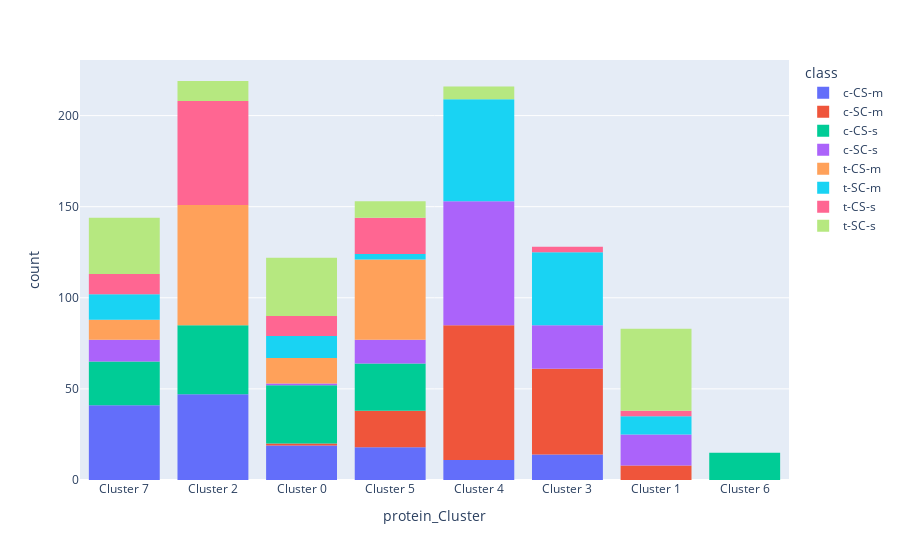

This figure's notebook cell:
### Code cell
px.histogram(dataset, x="protein_Cluster", color="class").show()

### Figure 1 — Plotly figure (JSON) as saved in the notebook; plotly's stock layout.template omitted (floating-point values rounded to 4 significant figures; data arrays with more than 128 entries replaced by an {"elided": "..."} marker saying what was removed)
{"data": [{"alignmentgroup": "True", "bingroup": "x", "hovertemplate": "class=c-CS-m<br>protein_Cluster=%{x}<br>count=%{y}<extra></extra>", "legendgroup": "c-CS-m", "marker": {"color": "#636efa", "pattern": {"shape": ""}}, "name": "c-CS-m", "offsetgroup": "c-CS-m", "orientation": "v", "showlegend": true, "type": "histogram", "x": {"elided": "150 str values"}, "xaxis": "x", "yaxis": "y"}, {"alignmentgroup": "True", "bingroup": "x", "hovertemplate": "class=c-SC-m<br>protein_Cluster=%{x}<br>count=%{y}<extra></extra>", "legendgroup": "c-SC-m", "marker": {"color": "#EF553B", "pattern": {"shape": ""}}, "name": "c-SC-m", "offsetgroup": "c-SC-m", "orientation": "v", "showlegend": true, "type": "histogram", "x": {"elided": "150 str values"}, "xaxis": "x", "yaxis": "y"}, {"alignmentgroup": "True", "bingroup": "x", "hovertemplate": "class=c-CS-s<br>protein_Cluster=%{x}<br>count=%{y}<extra></extra>", "legendgroup": "c-CS-s", "marker": {"color": "#00cc96", "pattern": {"shape": ""}}, "name": "c-CS-s", "offsetgroup": "c-CS-s", "orientation": "v", "showlegend": true, "type": "histogram", "x": {"elided": "135 str values"}, "xaxis": "x", "yaxis": "y"}, {"alignmentgroup": "True", "bingroup": "x", "hovertemplate": "class=c-SC-s<br>protein_Cluster=%{x}<br>count=%{y}<extra></extra>", "legendgroup": "c-SC-s", "marker": {"color": "#ab63fa", "pattern": {"shape": ""}}, "name": "c-SC-s", "offsetgroup": "c-SC-s", "orientation": "v", "showlegend": true, "type": "histogram", "x": {"elided": "135 str values"}, "xaxis": "x", "yaxis": "y"}, {"alignmentgroup": "True", "bingroup": "x", "hovertemplate": "class=t-CS-m<br>protein_Cluster=%{x}<br>count=%{y}<extra></extra>", "legendgroup": "t-CS-m", "marker": {"color": "#FFA15A", "pattern": {"shape": ""}}, "name": "t-CS-m", "offsetgroup": "t-CS-m", "orientation": "v", "showlegend": true, "type": "histogram", "x": {"elided": "135 str values"}, "xaxis": "x", "yaxis": "y"}, {"alignmentgroup": "True", "bingroup": "x", "hovertemplate": "class=t-SC-m<br>protein_Cluster=%{x}<br>count=%{y}<extra></extra>", "legendgroup": "t-SC-m", "marker": {"color": "#19d3f3", "pattern": {"shape": ""}}, "name": "t-SC-m", "offsetgroup": "t-SC-m", "orientation": "v", "showlegend": true, "type": "histogram", "x": {"elided": "135 str values"}, "xaxis": "x", "yaxis": "y"}, {"alignmentgroup": "True", "bingroup": "x", "hovertemplate": "class=t-CS-s<br>protein_Cluster=%{x}<br>count=%{y}<extra></extra>", "legendgroup": "t-CS-s", "marker": {"color": "#FF6692", "pattern": {"shape": ""}}, "name": "t-CS-s", "offsetgroup": "t-CS-s", "orientation": "v", "showlegend": true, "type": "histogram", "x": ["Cluster 0", "Cluster 0", "Cluster 0", "Cluster 0", "Cluster 0", "Cluster 0", "Cluster 0", "Cluster 0", "Cluster 0", "Cluster 1", "Cluster 0", "Cluster 0", "Cluster 3", "Cluster 3", "Cluster 3", "Cluster 7", "Cluster 7", "Cluster 7", "Cluster 2", "Cluster 2", "Cluster 2", "Cluster 2", "Cluster 2", "Cluster 2", "Cluster 2", "Cluster 2", "Cluster 2", "Cluster 1", "Cluster 2", "Cluster 1", "Cluster 2", "Cluster 2", "Cluster 2", "Cluster 2", "Cluster 2", "Cluster 2", "Cluster 5", "Cluster 5", "Cluster 5", "Cluster 5", "Cluster 5", "Cluster 5", "Cluster 5", "Cluster 5", "Cluster 5", "Cluster 2", "Cluster 2", "Cluster 2", "Cluster 2", "Cluster 2", "Cluster 2", "Cluster 2", "Cluster 2", "Cluster 2", "Cluster 5", "Cluster 2", "Cluster 2", "Cluster 5", "Cluster 2", "Cluster 5", "Cluster 2", "Cluster 2", "Cluster 2", "Cluster 2", "Cluster 2", "Cluster 2", "Cluster 5", "Cluster 5", "Cluster 2", "Cluster 5", "Cluster 5", "Cluster 5", "Cluster 5", "Cluster 5", "Cluster 5", "Cluster 7", "Cluster 7", "Cluster 7", "Cluster 7", "Cluster 7", "Cluster 2", "Cluster 2", "Cluster 2", "Cluster 2", "Cluster 2", "Cluster 2", "Cluster 2", "Cluster 2", "Cluster 2", "Cluster 2", "Cluster 7", "Cluster 7", "Cluster 7", "Cluster 2", "Cluster 2", "Cluster 2", "Cluster 2", "Cluster 2", "Cluster 2", "Cluster 2", "Cluster 2", "Cluster 2", "Cluster 2", "Cluster 2", "Cluster 2"], "xaxis": "x", "yaxis": "y"}, {"alignmentgroup": "True", "bingroup": "x", "hovertemplate": "class=t-SC-s<br>protein_Cluster=%{x}<br>count=%{y}<extra></extra>", "legendgroup": "t-SC-s", "marker": {"color": "#B6E880", "pattern": {"shape": ""}}, "name": "t-SC-s", "offsetgroup": "t-SC-s", "orientation": "v", "showlegend": true, "type": "histogram", "x": {"elided": "135 str values"}, "xaxis": "x", "yaxis": "y"}], "layout": {"barmode": "relative", "legend": {"title": {"text": "class"}, "tracegroupgap": 0}, "margin": {"t": 60}, "xaxis": {"anchor": "y", "domain": [0, 1], "title": {"text": "protein_Cluster"}}, "yaxis": {"anchor": "x", "domain": [0, 1], "title": {"text": "count"}}}}
